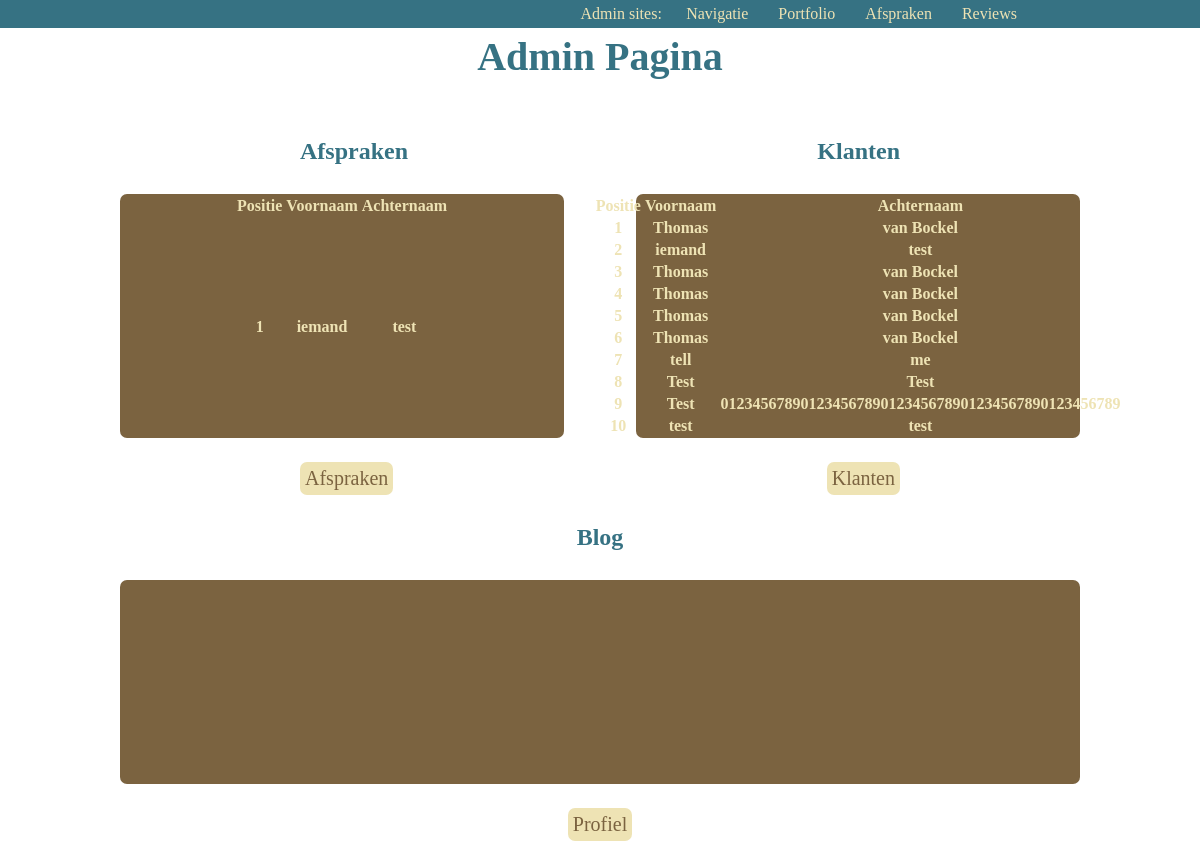
The page /admin.php (signed in) on the database as committed earlier.
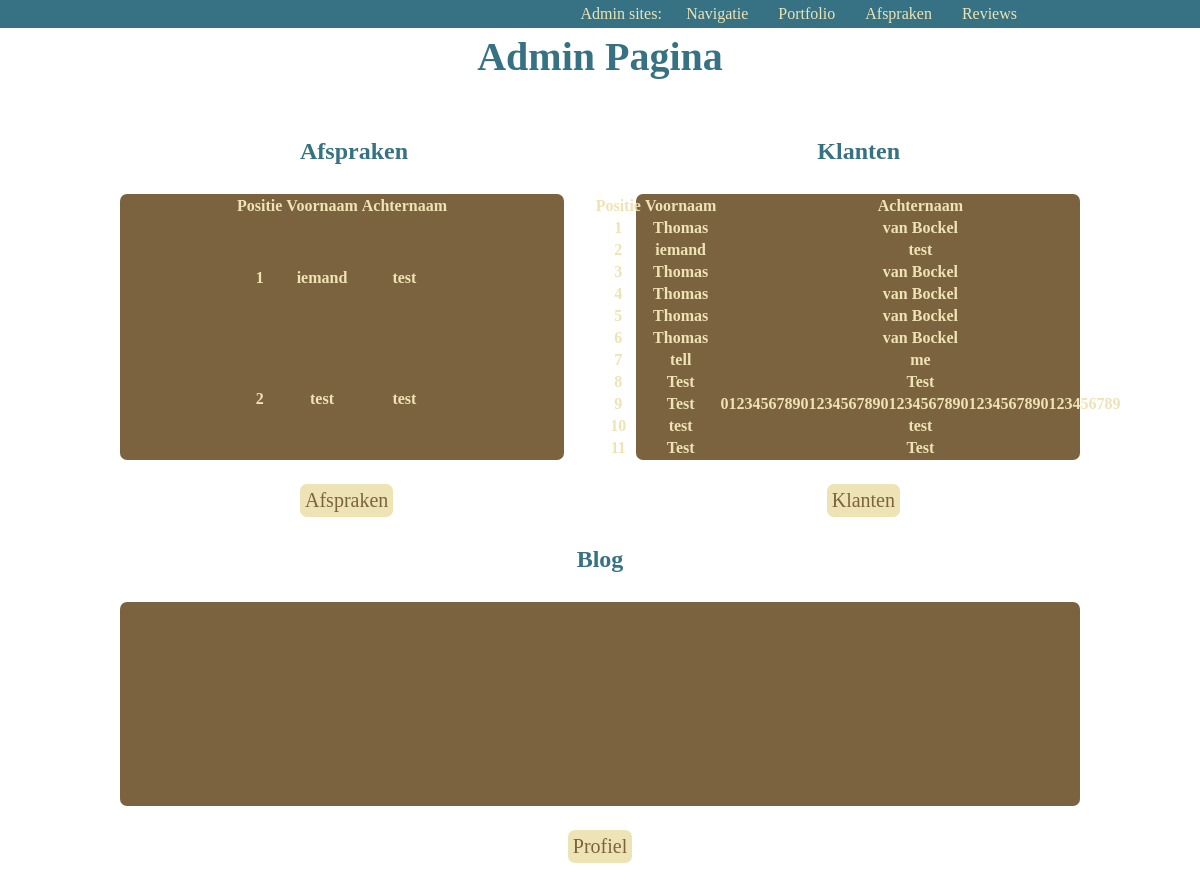
The same page on the database as committed later.
### tables this page shows
CREATE TABLE `reservations` (
  `id` bigint NOT NULL,
  `first_name` varchar(50) NOT NULL,
  `last_name` varchar(50) NOT NULL,
  `email` varchar(255) NOT NULL,
  `time` time DEFAULT NULL,
  `date` date DEFAULT NULL,
  `text` text NOT NULL,
  `user_id` bigint NOT NULL
);

CREATE TABLE `users` (
  `id` bigint NOT NULL,
  `first_name` varchar(50) NOT NULL,
  `last_name` varchar(50) NOT NULL,
  `email` varchar(255) NOT NULL,
  `password` varchar(255) NOT NULL,
  `admin_id` tinyint(1) NOT NULL
);

### admin.php (the view, shortened to what this page needs)
<?php
require_once "include/database.php";
$query = "SELECT * FROM reservations";
$result = mysqli_query($db, $query)
or die('Error ' . mysqli_error($db) . ' with query ' . $query);
$reservations = [];
while ($row = mysqli_fetch_assoc($result)) {
    $reservations[] = $row;
}
$query = "SELECT * FROM users";
$result = mysqli_query($db, $query)
or die('Error ' . mysqli_error($db) . ' with query ' . $query);
$users = [];
while ($row = mysqli_fetch_assoc($result)) {
    $users[] = $row;
}
?>
<!doctype html>
<html lang="en">
<head>
    <link rel="stylesheet" href="css/style.css">
    <link rel="stylesheet" href="css/admin.css">
</head>
<body>
<?php require_once 'include/adminnav.php'; ?>
<header>
    <h1 class="admincenter">Admin Pagina</h1>
</header>
<main class="adminmain">
    <section class="admininfo">
        <div class="flexheaders">
            <h2>Afspraken</h2>
            <h2>Klanten</h2>
        </div>
        <section class="flex">
            <section class="tim admincenter">
                <table>
                    <thead>
                    <tr>
                        <th>Positie</th>
                        <th>Voornaam</th>
                        <th>Achternaam</th>
                    </tr>
                    </thead>
                    <tbody>
                    <?php foreach ($reservations as $index => $reservations): ?>
                        <tr>
                            <th><?= htmlentities($index + 1); ?></th>
                            <th><?= htmlentities($reservations['first_name'] ?? ''); ?></th>
                            <th><?= htmlentities($reservations['last_name'] ?? ''); ?></th>
                        </tr>
                    <?php endforeach; ?>
                    </tbody>
                </table>
            </section>
            <section class="tim admincenter">
                <table>
                    <thead>
                    <tr>
                        <th>Positie</th>
                        <th>Voornaam</th>
                        <th>Achternaam</th>
                    </tr>
                    </thead>
                    <tbody>
                    <?php foreach ($users as $index => $users): ?>
                        <tr>
                            <th><?= htmlentities($index + 1) ?? ''; ?></th>
                            <th><?= htmlentities($users['first_name'] ?? ''); ?></th>
                            <th><?= htmlentities($users['last_name'] ?? ''); ?></th>
                        </tr>
                    <?php endforeach; ?>
                    </tbody>
                </table>
            </section>
        </section>
        <div class="adminlinks flexlinks">
            <a href="adminappointments.php">Afspraken</a>
            <a href="adminusers.php">Klanten</a>
        </div>
        <h2 class="admincenter">Blog</h2>
        <section class="tim admincenter">
        </section>
        <div class="adminlinks admincenter">
            <a href="adminprofile.php">Profiel</a>
        </div>
    </section>
</main>
</body>
</html>

Rows that differ between the two databases and show on the page:
added reservations: first_name "test", last_name "test"
added users: first_name "Test", last_name "Test"
